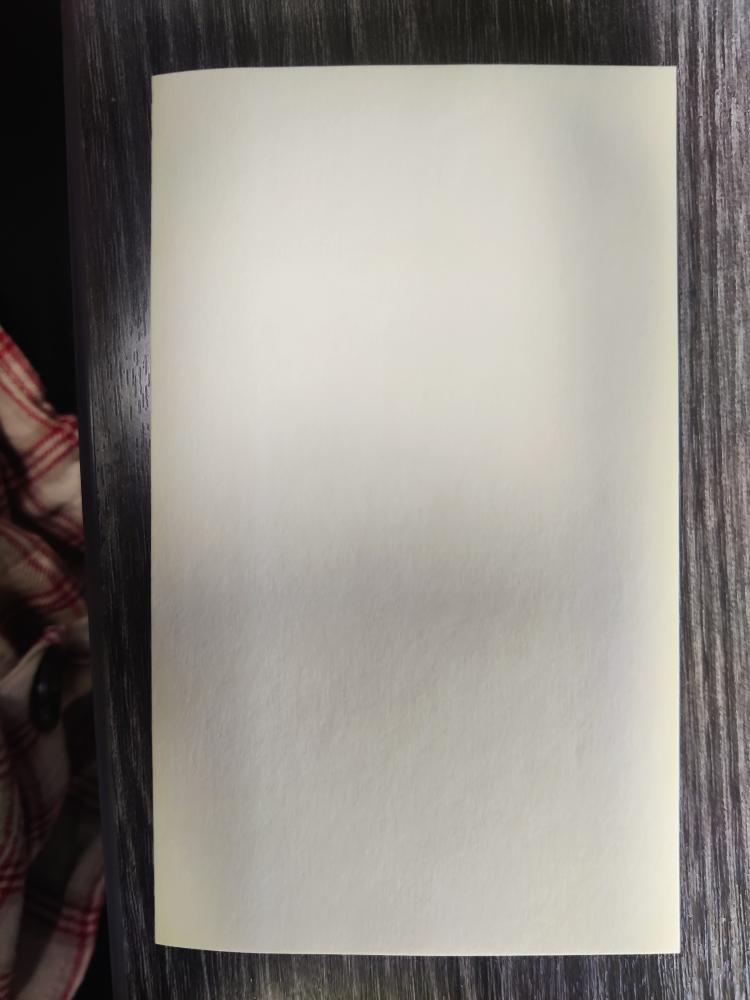
#> input picture opencv/base.jpg, 3000 x 4000 px, given in place of image1.jpg, which was not available (shown at 1/4 size)
$ python image_diff.py
#> lines starting #> are read from the running program, lines starting #| are printed output that depends on the picture; after the words box and inside, x2 and y2 are one past the last pixel; in counts of white or black regions, pixels touching at a corner belong together; long printed decimals are rounded; pictures that were not available may be replaced by others from this repository, and a replacement may not be noted
import cv2 as cv
import numpy as np

scaleX = 0.1
scaleY = 0.1

base = cv.imread('image1.jpg')
#> base is the input picture: shape (4000, 3000, 3); mean B, G, R 133.1, 138.4, 143.2
# [5 lines of commented-out code are left out]
base = cv.resize(base, None, fx= scaleX, fy= scaleY, interpolation= cv.INTER_LINEAR)
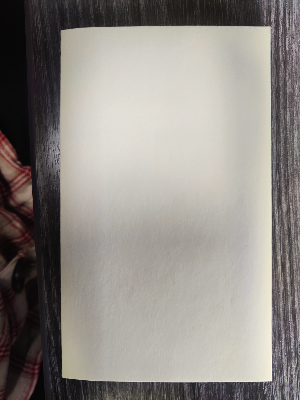
#> base: shape (400, 300, 3); mean B, G, R 133.1, 138.5, 143.2

test1 =  cv.imread('image2.jpg')
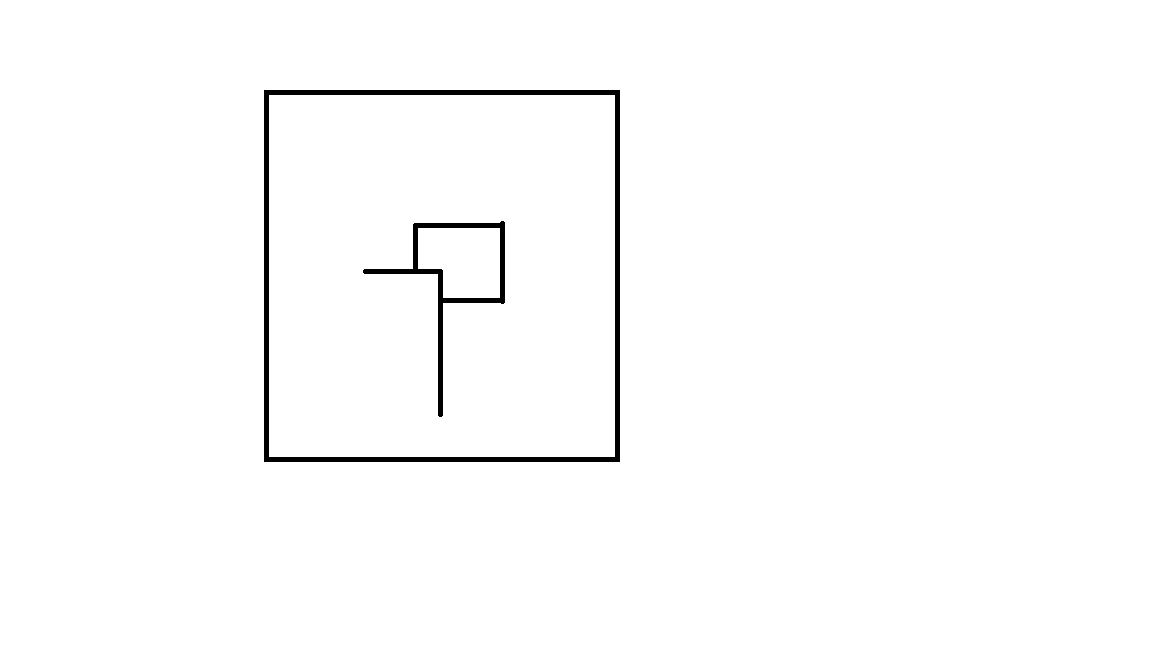
#> input picture opencv/Map.png, 1152 x 648 px, given in place of image2.jpg, which was not available
#> test1 is the input picture: shape (648, 1152, 3); 98.7% white; 2 black regions, box (x1, y1, x2, y2) and area: (264, 90, 620, 462) 7180, (363, 221, 505, 417) 2445
# [5 lines of commented-out code are left out]
test1 = cv.resize(test1, None, fx= scaleX, fy= scaleY, interpolation= cv.INTER_LINEAR)
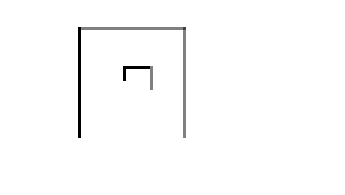
#> test1: shape (65, 115, 3) (shown 3 times larger); min 0, max 255, mean 251.9

test = cv.imread('test.jpg')
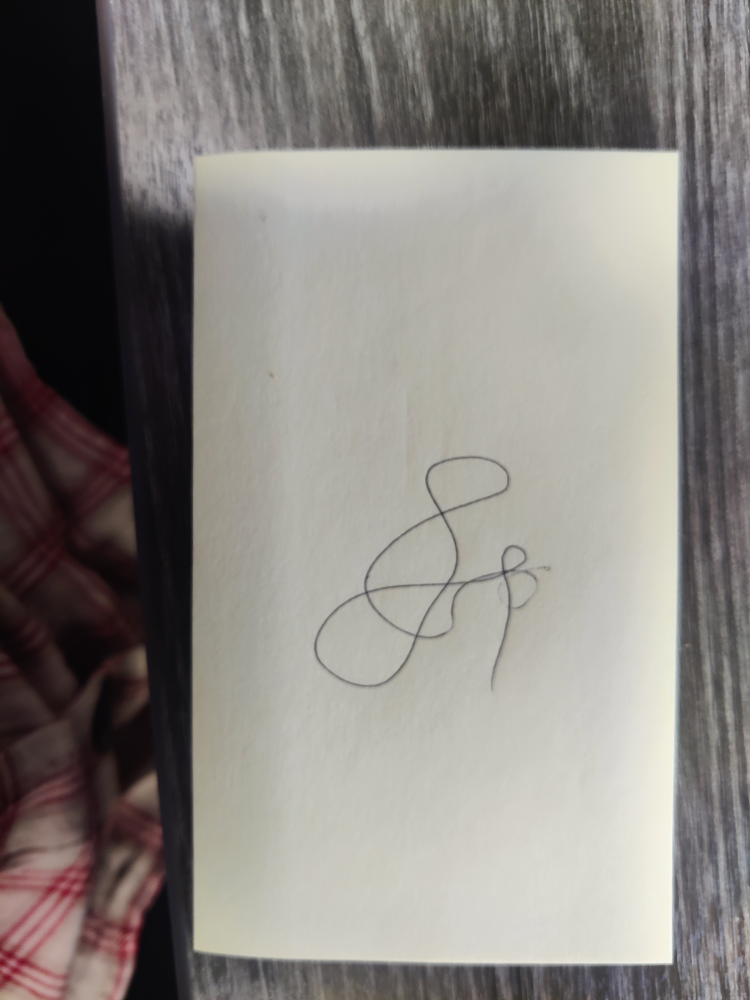
#> input picture opencv/test.jpg, 3000 x 4000 px (shown at 1/4 size)
#> test is the input picture: shape (4000, 3000, 3); mean B, G, R 126.5, 130.9, 135.3
# [5 lines of commented-out code are left out]
test = cv.resize(test, None, fx= scaleX, fy= scaleY, interpolation= cv.INTER_LINEAR)
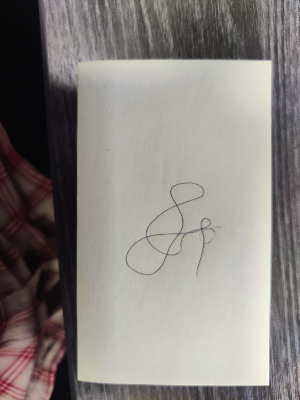
#> test: shape (400, 300, 3); mean B, G, R 126.6, 131, 135.4

hsv_base = cv.cvtColor(base, cv.COLOR_BGR2HSV)
#> hsv_base: shape (400, 300, 3); mean H, S, V 47.5, 25.1, 143.4
hsv_test = cv.cvtColor(test, cv.COLOR_BGR2HSV)
#> hsv_test: shape (400, 300, 3); mean H, S, V 57.3, 28.3, 135.9
hsv_test1 = cv.cvtColor(test1, cv.COLOR_BGR2HSV)
#> hsv_test1: shape (65, 115, 3); mean H, S, V 0, 0, 251.9

h_bins = 50
s_bins = 60
histSize = [h_bins, s_bins]
h_ranges = [0, 180]
s_ranges = [0, 256]
ranges = h_ranges + s_ranges
channels = [0, 1]

hist_base = cv.calcHist([hsv_base], channels, None, histSize, ranges, accumulate=False)
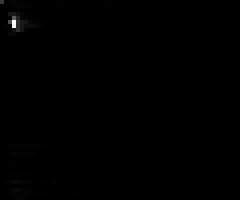
#> hist_base: shape (50, 60) float32 (shown 4 times larger); min 0, max 17282, mean 40; drawn with min black and max white
cv.normalize(hist_base, hist_base, alpha=0, beta=1, norm_type=cv.NORM_MINMAX)
hist_test = cv.calcHist([hsv_test], channels, None, histSize, ranges, accumulate=False)
cv.normalize(hist_test, hist_test, alpha=0, beta=1, norm_type=cv.NORM_MINMAX)
hist_test1 = cv.calcHist([hsv_test1], channels, None, histSize, ranges, accumulate=False)
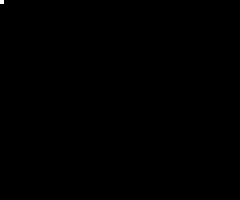
#> hist_test1: shape (50, 60) float32 (shown 4 times larger); values 0 (black) and 7475 (white), 0.03% white in thin lines or dots, all inside (x1, y1, x2, y2) = (0, 0, 1, 1)
cv.normalize(hist_test1, hist_test1, alpha=0, beta=1, norm_type=cv.NORM_MINMAX)

compare_method = cv.HISTCMP_CORREL

base_base = cv.compareHist(hist_base, hist_base, compare_method)
#> base_base = 1
base_test = cv.compareHist(hist_base, hist_test, compare_method)
#> base_test = 0.459
base_test1 = cv.compareHist(hist_base, hist_test1, compare_method)
#> base_test1 = 0.143
print('base_base Similarity = ', base_base)
#| base_base Similarity =  1.0
print('base_test1 Similarity = ', base_test1)
#| base_test1 Similarity =  0.1425
print('base_test Similarity = ', base_test)
#| base_test Similarity =  0.4595

cv.imshow('base',base)
cv.imshow('test',test)
cv.imshow('test1',test1)
cv.waitKey(0)
